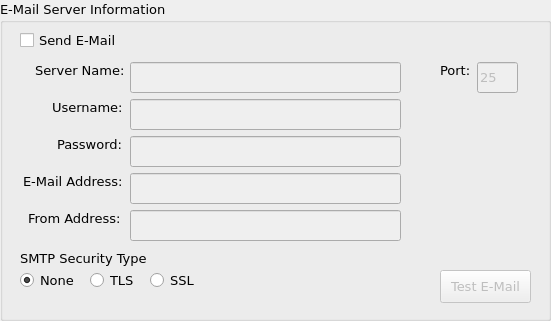
        <widget class="QGroupBox" name="groupBox_2">
         <property name="geometry">
          <rect>
           <x>610</x>
           <y>0</y>
           <width>551</width>
           <height>321</height>
          </rect>
         </property>
         <property name="font">
          <font>
           <family>Verdana</family>
           <pointsize>10</pointsize>
           <weight>50</weight>
           <italic>false</italic>
           <bold>false</bold>
          </font>
         </property>
         <property name="title">
          <string>E-Mail Server Information</string>
         </property>
         <widget class="QCheckBox" name="cbSendEmail">
          <property name="geometry">
           <rect>
            <x>20</x>
            <y>30</y>
            <width>111</width>
            <height>21</height>
           </rect>
          </property>
          <property name="font">
           <font>
            <family>Verdana</family>
            <pointsize>10</pointsize>
            <weight>50</weight>
            <italic>false</italic>
            <bold>false</bold>
           </font>
          </property>
          <property name="text">
           <string>Send E-Mail</string>
          </property>
         </widget>
         <widget class="QLabel" name="label_10">
          <property name="geometry">
           <rect>
            <x>35</x>
            <y>62</y>
            <width>90</width>
            <height>17</height>
           </rect>
          </property>
          <property name="font">
           <font>
            <family>Verdana</family>
            <pointsize>10</pointsize>
            <weight>50</weight>
            <italic>false</italic>
            <bold>false</bold>
           </font>
          </property>
          <property name="text">
           <string>Server Name:</string>
          </property>
         </widget>
         <widget class="QLabel" name="label_11">
          <property name="geometry">
           <rect>
            <x>440</x>
            <y>62</y>
            <width>31</width>
            <height>17</height>
           </rect>
          </property>
          <property name="font">
           <font>
            <family>Verdana</family>
            <pointsize>10</pointsize>
            <weight>50</weight>
            <italic>false</italic>
            <bold>false</bold>
           </font>
          </property>
          <property name="text">
           <string>Port:</string>
          </property>
         </widget>
         <widget class="QLabel" name="label_12">
          <property name="geometry">
           <rect>
            <x>52</x>
            <y>99</y>
            <width>71</width>
            <height>17</height>
           </rect>
          </property>
          <property name="font">
           <font>
            <family>Verdana</family>
            <pointsize>10</pointsize>
            <weight>50</weight>
            <italic>false</italic>
            <bold>false</bold>
           </font>
          </property>
          <property name="text">
           <string>Username:</string>
          </property>
         </widget>
         <widget class="QLabel" name="label_13">
          <property name="geometry">
           <rect>
            <x>57</x>
            <y>136</y>
            <width>66</width>
            <height>17</height>
           </rect>
          </property>
          <property name="font">
           <font>
            <family>Verdana</family>
            <pointsize>10</pointsize>
            <weight>50</weight>
            <italic>false</italic>
            <bold>false</bold>
           </font>
          </property>
          <property name="text">
           <string>Password:</string>
          </property>
         </widget>
         <widget class="QLabel" name="label_14">
          <property name="geometry">
           <rect>
            <x>23</x>
            <y>173</y>
            <width>101</width>
            <height>17</height>
           </rect>
          </property>
          <property name="font">
           <font>
            <family>Verdana</family>
            <pointsize>10</pointsize>
            <weight>50</weight>
            <italic>false</italic>
            <bold>false</bold>
           </font>
          </property>
          <property name="text">
           <string>E-Mail Address:</string>
          </property>
         </widget>
         <widget class="QLabel" name="label_15">
          <property name="geometry">
           <rect>
            <x>28</x>
            <y>210</y>
            <width>95</width>
            <height>17</height>
           </rect>
          </property>
          <property name="font">
           <font>
            <family>Verdana</family>
            <pointsize>10</pointsize>
            <weight>50</weight>
            <italic>false</italic>
            <bold>false</bold>
           </font>
          </property>
          <property name="text">
           <string>From Address:</string>
          </property>
         </widget>
         <widget class="QLineEdit" name="tbSMTPServerName">
          <property name="enabled">
           <bool>false</bool>
          </property>
          <property name="geometry">
           <rect>
            <x>130</x>
            <y>62</y>
            <width>271</width>
            <height>31</height>
           </rect>
          </property>
          <property name="font">
           <font>
            <family>Verdana</family>
            <pointsize>10</pointsize>
            <weight>50</weight>
            <italic>false</italic>
            <bold>false</bold>
           </font>
          </property>
          <property name="autoFillBackground">
           <bool>false</bool>
          </property>
          <property name="styleSheet">
           <string notr="true"/>
          </property>
         </widget>
         <widget class="QLineEdit" name="tbSMTPServerPort">
          <property name="enabled">
           <bool>false</bool>
          </property>
          <property name="geometry">
           <rect>
            <x>477</x>
            <y>62</y>
            <width>41</width>
            <height>31</height>
           </rect>
          </property>
          <property name="font">
           <font>
            <family>Verdana</family>
            <pointsize>10</pointsize>
            <weight>50</weight>
            <italic>false</italic>
            <bold>false</bold>
           </font>
          </property>
          <property name="autoFillBackground">
           <bool>false</bool>
          </property>
          <property name="text">
           <string>25</string>
          </property>
         </widget>
         <widget class="QLineEdit" name="tbSMTPUserName">
          <property name="enabled">
           <bool>false</bool>
          </property>
          <property name="geometry">
           <rect>
            <x>130</x>
            <y>99</y>
            <width>271</width>
            <height>31</height>
           </rect>
          </property>
          <property name="font">
           <font>
            <family>Verdana</family>
            <pointsize>10</pointsize>
            <weight>50</weight>
            <italic>false</italic>
            <bold>false</bold>
           </font>
          </property>
          <property name="autoFillBackground">
           <bool>false</bool>
          </property>
          <property name="styleSheet">
           <string notr="true"/>
          </property>
         </widget>
         <widget class="QLineEdit" name="tbSMTPPassword">
          <property name="enabled">
           <bool>false</bool>
          </property>
          <property name="geometry">
           <rect>
            <x>130</x>
            <y>136</y>
            <width>271</width>
            <height>31</height>
           </rect>
          </property>
          <property name="font">
           <font>
            <family>Verdana</family>
            <pointsize>10</pointsize>
            <weight>50</weight>
            <italic>false</italic>
            <bold>false</bold>
           </font>
          </property>
          <property name="autoFillBackground">
           <bool>false</bool>
          </property>
          <property name="styleSheet">
           <string notr="true"/>
          </property>
          <property name="echoMode">
           <enum>QLineEdit::Password</enum>
          </property>
         </widget>
         <widget class="QLineEdit" name="tbSMTPEMailAddress">
          <property name="enabled">
           <bool>false</bool>
          </property>
          <property name="geometry">
           <rect>
            <x>130</x>
            <y>173</y>
            <width>271</width>
            <height>31</height>
           </rect>
          </property>
          <property name="font">
           <font>
            <family>Verdana</family>
            <pointsize>10</pointsize>
            <weight>50</weight>
            <italic>false</italic>
            <bold>false</bold>
           </font>
          </property>
          <property name="autoFillBackground">
           <bool>false</bool>
          </property>
          <property name="styleSheet">
           <string notr="true"/>
          </property>
          <property name="inputMask">
           <string/>
          </property>
         </widget>
         <widget class="QLineEdit" name="tbSMTPFromAddress">
          <property name="enabled">
           <bool>false</bool>
          </property>
          <property name="geometry">
           <rect>
            <x>130</x>
            <y>210</y>
            <width>271</width>
            <height>31</height>
           </rect>
          </property>
          <property name="font">
           <font>
            <family>Verdana</family>
            <pointsize>10</pointsize>
            <weight>50</weight>
            <italic>false</italic>
            <bold>false</bold>
           </font>
          </property>
          <property name="autoFillBackground">
           <bool>false</bool>
          </property>
          <property name="styleSheet">
           <string notr="true"/>
          </property>
         </widget>
         <widget class="QPushButton" name="buTestMail">
          <property name="enabled">
           <bool>false</bool>
          </property>
          <property name="geometry">
           <rect>
            <x>440</x>
            <y>270</y>
            <width>91</width>
            <height>33</height>
           </rect>
          </property>
          <property name="font">
           <font>
            <family>Verdana</family>
            <pointsize>10</pointsize>
            <weight>50</weight>
            <italic>false</italic>
            <bold>false</bold>
           </font>
          </property>
          <property name="text">
           <string>Test E-Mail</string>
          </property>
         </widget>
         <widget class="QLabel" name="label_17">
          <property name="geometry">
           <rect>
            <x>20</x>
            <y>250</y>
            <width>131</width>
            <height>17</height>
           </rect>
          </property>
          <property name="font">
           <font>
            <family>Verdana</family>
            <pointsize>10</pointsize>
            <weight>50</weight>
            <italic>false</italic>
            <bold>false</bold>
           </font>
          </property>
          <property name="text">
           <string>SMTP Security Type</string>
          </property>
         </widget>
         <widget class="QRadioButton" name="rbSMTPNone">
          <property name="geometry">
           <rect>
            <x>20</x>
            <y>270</y>
            <width>71</width>
            <height>21</height>
           </rect>
          </property>
          <property name="font">
           <font>
            <family>Verdana</family>
            <pointsize>10</pointsize>
            <weight>50</weight>
            <italic>false</italic>
            <bold>false</bold>
           </font>
          </property>
          <property name="text">
           <string>None</string>
          </property>
          <property name="checked">
           <bool>true</bool>
          </property>
         </widget>
         <widget class="QRadioButton" name="rbSMTPTLS">
          <property name="geometry">
           <rect>
            <x>90</x>
            <y>270</y>
            <width>61</width>
            <height>21</height>
           </rect>
          </property>
          <property name="font">
           <font>
            <family>Verdana</family>
            <pointsize>10</pointsize>
            <weight>50</weight>
            <italic>false</italic>
            <bold>false</bold>
           </font>
          </property>
          <property name="text">
           <string>TLS</string>
          </property>
         </widget>
         <widget class="QRadioButton" name="rbSMTPSSL">
          <property name="geometry">
           <rect>
            <x>150</x>
            <y>270</y>
            <width>61</width>
            <height>21</height>
           </rect>
          </property>
          <property name="font">
           <font>
            <family>Verdana</family>
            <pointsize>10</pointsize>
            <weight>50</weight>
            <italic>false</italic>
            <bold>false</bold>
           </font>
          </property>
          <property name="text">
           <string>SSL</string>
          </property>
         </widget>
        </widget>
